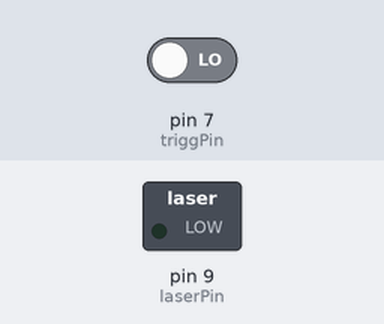
A sketch run on a simulated Arduino Uno, built with avr-gcc and run on an emulated ATmega328P. Parts: switched loads named in the sketch (green lamp = pin HIGH). Dashed ring = blinking. The inputs (shaded band) are chosen by the test bench; at power-on: pin 7 (triggPin) LOW.

Above: at 1.2 s.
1.3 s: pin 7 (triggPin) driven HIGH
At 1.5 s:
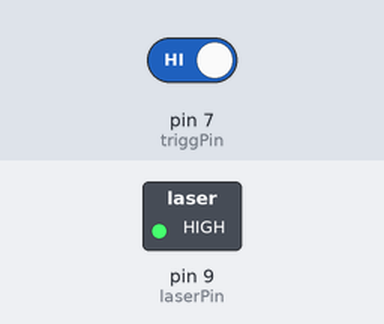
Timing chart, 0 to 10.3 s (numbered marks = the images above; inputs shaded):
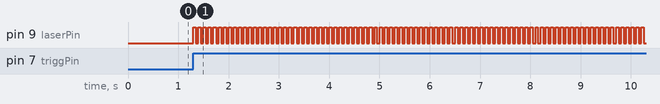

The sketch:

TriggCounter.ino
```cpp
// Connected equipment definitions
const int laserPin = 9; // Defining pin that communicates with laser
const int triggPin = 7; // Pin that receives trigger pulse
// Variables
int triggPulseCounter = 0; // Pulse counter
int triggState = 0; // Time dependant trigger state
int currTriggState = 0; // Last trigger TTL state
unsigned long previousMillis = 0;
const long interval = 50;
int laserState = LOW;

void setup() {
  // put your setup code here, to run once:
  pinMode(laserPin, OUTPUT);
  pinMode(triggPin, INPUT);
//  Serial.begin(9600);
}

void loop() {
  // put your main code here, to run repeatedly:
  // Read the triggerPin current state
  triggState = digitalRead(triggPin);

  if (triggState != currTriggState){
    if (triggState == HIGH){
      triggPulseCounter++;

   //   Serial.print(triggPulseCounter);
   //   Serial.println(" - number of TRIGGER EVENTS");
    }
  }
  currTriggState = triggState;

// LASER blinking pattern

  if (triggPulseCounter%2 != 0){

    unsigned long currentMillis = millis();

    while (currentMillis - previousMillis >= interval) {
    // save the last time you blinked the LED
    previousMillis = currentMillis;
    (laserState == LOW)?(laserState = HIGH):(laserState = LOW);
    }

    digitalWrite(laserPin, laserState);

  } else {
        laserState = LOW;
  }

   digitalWrite(laserPin, laserState);

}
```

Measured:
- after the input at 1.3 s, pin 9 (laserPin): alternates HIGH for 0.05 s and LOW for 0.05 s, starting at once
